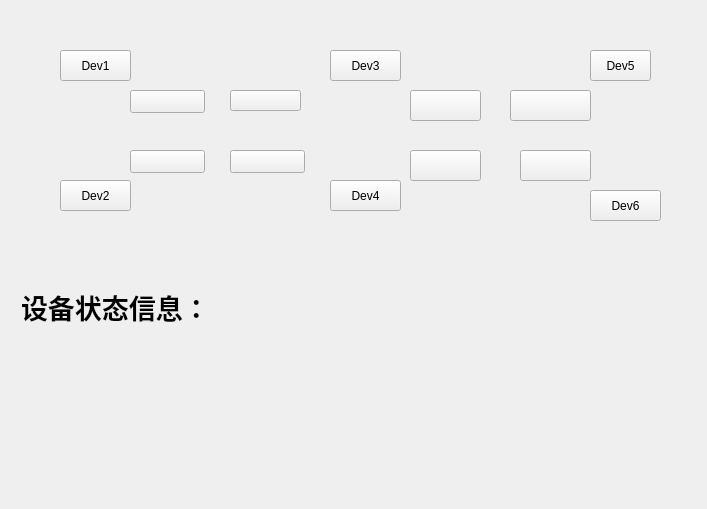
<?xml version="1.0" encoding="UTF-8"?>
<ui version="4.0">
 <class>DeviceStatusForm</class>
 <widget class="QWidget" name="DeviceStatusForm">
  <property name="geometry">
   <rect>
    <x>0</x>
    <y>0</y>
    <width>707</width>
    <height>509</height>
   </rect>
  </property>
  <property name="windowTitle">
   <string>Form</string>
  </property>
  <widget class="LinkButton" name="Button_link2">
   <property name="geometry">
    <rect>
     <x>230</x>
     <y>90</y>
     <width>71</width>
     <height>21</height>
    </rect>
   </property>
   <property name="styleSheet">
    <string notr="true">border-image: url(:/images/link_rig_test.png);</string>
   </property>
   <property name="text">
    <string/>
   </property>
  </widget>
  <widget class="LinkButton" name="Button_link3">
   <property name="geometry">
    <rect>
     <x>130</x>
     <y>150</y>
     <width>75</width>
     <height>23</height>
    </rect>
   </property>
   <property name="styleSheet">
    <string notr="true">border-image: url(:/images/link_rig_test.png);</string>
   </property>
   <property name="text">
    <string/>
   </property>
  </widget>
  <widget class="QPushButton" name="Button_link8">
   <property name="geometry">
    <rect>
     <x>520</x>
     <y>150</y>
     <width>71</width>
     <height>31</height>
    </rect>
   </property>
   <property name="styleSheet">
    <string notr="true">border-image: url(:/images/link_left.png);</string>
   </property>
   <property name="text">
    <string/>
   </property>
  </widget>
  <widget class="DeviceButton" name="pushButton_dev1">
   <property name="geometry">
    <rect>
     <x>60</x>
     <y>50</y>
     <width>71</width>
     <height>31</height>
    </rect>
   </property>
   <property name="sizePolicy">
    <sizepolicy hsizetype="Preferred" vsizetype="Preferred">
     <horstretch>0</horstretch>
     <verstretch>0</verstretch>
    </sizepolicy>
   </property>
   <property name="text">
    <string>Dev1</string>
   </property>
   <property name="autoDefault">
    <bool>false</bool>
   </property>
  </widget>
  <widget class="LinkButton" name="Button_link5">
   <property name="geometry">
    <rect>
     <x>410</x>
     <y>90</y>
     <width>71</width>
     <height>31</height>
    </rect>
   </property>
   <property name="styleSheet">
    <string notr="true">border-image: url(:/images/link_left.png);</string>
   </property>
   <property name="text">
    <string/>
   </property>
  </widget>
  <widget class="DeviceButton" name="pushButton_dev2">
   <property name="geometry">
    <rect>
     <x>60</x>
     <y>180</y>
     <width>71</width>
     <height>31</height>
    </rect>
   </property>
   <property name="autoFillBackground">
    <bool>false</bool>
   </property>
   <property name="text">
    <string>Dev2</string>
   </property>
  </widget>
  <widget class="LinkButton" name="Button_link7">
   <property name="geometry">
    <rect>
     <x>410</x>
     <y>150</y>
     <width>71</width>
     <height>31</height>
    </rect>
   </property>
   <property name="styleSheet">
    <string notr="true">border-image: url(:/images/link_rig_test.png);</string>
   </property>
   <property name="text">
    <string/>
   </property>
  </widget>
  <widget class="LinkButton" name="Button_link1">
   <property name="geometry">
    <rect>
     <x>130</x>
     <y>90</y>
     <width>75</width>
     <height>23</height>
    </rect>
   </property>
   <property name="styleSheet">
    <string notr="true">border-image: url(:/images/link_left.png);</string>
   </property>
   <property name="text">
    <string/>
   </property>
  </widget>
  <widget class="QLabel" name="label_node1">
   <property name="geometry">
    <rect>
     <x>200</x>
     <y>125</y>
     <width>31</width>
     <height>21</height>
    </rect>
   </property>
   <property name="styleSheet">
    <string notr="true">border-image: url(:/images/node_test.png);</string>
   </property>
   <property name="text">
    <string/>
   </property>
  </widget>
  <widget class="DeviceButton" name="pushButton_dev5">
   <property name="geometry">
    <rect>
     <x>590</x>
     <y>50</y>
     <width>61</width>
     <height>31</height>
    </rect>
   </property>
   <property name="text">
    <string>Dev5</string>
   </property>
  </widget>
  <widget class="QLabel" name="label_dev_info">
   <property name="geometry">
    <rect>
     <x>21</x>
     <y>287</y>
     <width>611</width>
     <height>271</height>
    </rect>
   </property>
   <property name="font">
    <font>
     <family>Agency FB</family>
     <pointsize>20</pointsize>
     <weight>75</weight>
     <bold>true</bold>
    </font>
   </property>
   <property name="text">
    <string>设备状态信息：</string>
   </property>
   <property name="alignment">
    <set>Qt::AlignLeading|Qt::AlignLeft|Qt::AlignTop</set>
   </property>
  </widget>
  <widget class="DeviceButton" name="pushButton_dev4">
   <property name="geometry">
    <rect>
     <x>330</x>
     <y>180</y>
     <width>71</width>
     <height>31</height>
    </rect>
   </property>
   <property name="text">
    <string>Dev4</string>
   </property>
  </widget>
  <widget class="DeviceButton" name="pushButton_dev6">
   <property name="geometry">
    <rect>
     <x>590</x>
     <y>190</y>
     <width>71</width>
     <height>31</height>
    </rect>
   </property>
   <property name="text">
    <string>Dev6</string>
   </property>
  </widget>
  <widget class="LinkButton" name="Button_link4">
   <property name="geometry">
    <rect>
     <x>230</x>
     <y>150</y>
     <width>75</width>
     <height>23</height>
    </rect>
   </property>
   <property name="styleSheet">
    <string notr="true">border-image: url(:/images/link_left.png);</string>
   </property>
   <property name="text">
    <string/>
   </property>
  </widget>
  <widget class="LinkButton" name="Button_link6">
   <property name="geometry">
    <rect>
     <x>510</x>
     <y>90</y>
     <width>81</width>
     <height>31</height>
    </rect>
   </property>
   <property name="styleSheet">
    <string notr="true">border-image: url(:/images/link_rig_test.png);</string>
   </property>
   <property name="text">
    <string/>
   </property>
  </widget>
  <widget class="DeviceButton" name="pushButton_dev3">
   <property name="geometry">
    <rect>
     <x>330</x>
     <y>50</y>
     <width>71</width>
     <height>31</height>
    </rect>
   </property>
   <property name="text">
    <string>Dev3</string>
   </property>
  </widget>
  <widget class="QLabel" name="label_node2">
   <property name="geometry">
    <rect>
     <x>480</x>
     <y>120</y>
     <width>31</width>
     <height>21</height>
    </rect>
   </property>
   <property name="styleSheet">
    <string notr="true">border-image: url(:/images/node_test.png);</string>
   </property>
   <property name="text">
    <string/>
   </property>
  </widget>
 </widget>
 <customwidgets>
  <customwidget>
   <class>DeviceButton</class>
   <extends>QPushButton</extends>
   <header>devicebutton.h</header>
  </customwidget>
  <customwidget>
   <class>LinkButton</class>
   <extends>QPushButton</extends>
   <header>linkbutton.h</header>
  </customwidget>
 </customwidgets>
 <resources/>
 <connections/>
</ui>
